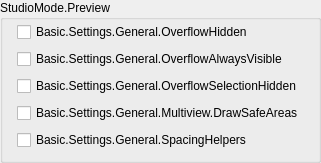
                 <widget class="QGroupBox" name="groupBox_18">
                  <property name="sizePolicy">
                   <sizepolicy hsizetype="Expanding" vsizetype="Preferred">
                    <horstretch>0</horstretch>
                    <verstretch>0</verstretch>
                   </sizepolicy>
                  </property>
                  <property name="title">
                   <string>StudioMode.Preview</string>
                  </property>
                  <!-- BEGIN Preferences: Preview contents -->
                  <layout class="QVBoxLayout" name="ldePreferences_Preview_VerticalLayout">
                   <property name="spacing">
                    <number>0</number>
                   </property>
                   <property name="leftMargin">
                    <number>14</number>
                   </property>
                   <property name="topMargin">
                    <number>2</number>
                   </property>
                   <property name="rightMargin">
                    <number>14</number>
                   </property>
                   <property name="bottomMargin">
                    <number>10</number>
                   </property>
                   <!-- overflowHide -->
                   <item>
                    <widget class="QCheckBox" name="overflowHide">
                     <property name="sizePolicy">
                      <sizepolicy hsizetype="Expanding" vsizetype="Fixed">
                       <horstretch>0</horstretch>
                       <verstretch>0</verstretch>
                      </sizepolicy>
                     </property>
                     <property name="text">
                      <string>Basic.Settings.General.OverflowHidden</string>
                     </property>
                    </widget>
                   </item>
                   <!-- ldePreferences_Preview_Spacer1 -->
                   <item>
                    <spacer name="ldePreferences_Preview_Spacer1">
                     <property name="orientation">
                      <enum>Qt::Vertical</enum>
                     </property>
                     <property name="sizeType">
                      <enum>QSizePolicy::Fixed</enum>
                     </property>
                     <property name="sizeHint" stdset="0">
                      <size>
                       <width>1</width>
                       <height>7</height>
                      </size>
                     </property>
                    </spacer>
                   </item>
                   <!-- overflowAlwaysVisible -->
                   <item>
                    <widget class="QCheckBox" name="overflowAlwaysVisible">
                     <property name="sizePolicy">
                      <sizepolicy hsizetype="Expanding" vsizetype="Fixed">
                       <horstretch>0</horstretch>
                       <verstretch>0</verstretch>
                      </sizepolicy>
                     </property>
                     <property name="text">
                      <string>Basic.Settings.General.OverflowAlwaysVisible</string>
                     </property>
                    </widget>
                   </item>
                   <!-- ldePreferences_Preview_Spacer2 -->
                   <item>
                    <spacer name="ldePreferences_Preview_Spacer2">
                     <property name="orientation">
                      <enum>Qt::Vertical</enum>
                     </property>
                     <property name="sizeType">
                      <enum>QSizePolicy::Fixed</enum>
                     </property>
                     <property name="sizeHint" stdset="0">
                      <size>
                       <width>1</width>
                       <height>7</height>
                      </size>
                     </property>
                    </spacer>
                   </item>
                   <!-- overflowSelectionHide -->
                   <item>
                    <widget class="QCheckBox" name="overflowSelectionHide">
                     <property name="sizePolicy">
                      <sizepolicy hsizetype="Expanding" vsizetype="Fixed">
                       <horstretch>0</horstretch>
                       <verstretch>0</verstretch>
                      </sizepolicy>
                     </property>
                     <property name="text">
                      <string>Basic.Settings.General.OverflowSelectionHidden</string>
                     </property>
                    </widget>
                   </item>
                   <!-- ldePreferences_Preview_Spacer3 -->
                   <item>
                    <spacer name="ldePreferences_Preview_Spacer3">
                     <property name="orientation">
                      <enum>Qt::Vertical</enum>
                     </property>
                     <property name="sizeType">
                      <enum>QSizePolicy::Fixed</enum>
                     </property>
                     <property name="sizeHint" stdset="0">
                      <size>
                       <width>1</width>
                       <height>7</height>
                      </size>
                     </property>
                    </spacer>
                   </item>
                   <!-- previewSafeAreas -->
                   <item>
                    <widget class="QCheckBox" name="previewSafeAreas">
                     <property name="sizePolicy">
                      <sizepolicy hsizetype="Expanding" vsizetype="Fixed">
                       <horstretch>0</horstretch>
                       <verstretch>0</verstretch>
                      </sizepolicy>
                     </property>
                     <property name="text">
                      <string>Basic.Settings.General.Multiview.DrawSafeAreas</string>
                     </property>
                    </widget>
                   </item>
                   <!-- ldePreferences_Preview_Spacer4 -->
                   <item>
                    <spacer name="ldePreferences_Preview_Spacer4">
                     <property name="orientation">
                      <enum>Qt::Vertical</enum>
                     </property>
                     <property name="sizeType">
                      <enum>QSizePolicy::Fixed</enum>
                     </property>
                     <property name="sizeHint" stdset="0">
                      <size>
                       <width>1</width>
                       <height>7</height>
                      </size>
                     </property>
                    </spacer>
                   </item>
                   <!-- previewSpacingHelpers -->
                   <item>
                    <widget class="QCheckBox" name="previewSpacingHelpers">
                     <property name="sizePolicy">
                      <sizepolicy hsizetype="Expanding" vsizetype="Fixed">
                       <horstretch>0</horstretch>
                       <verstretch>0</verstretch>
                      </sizepolicy>
                     </property>
                     <property name="text">
                      <string>Basic.Settings.General.SpacingHelpers</string>
                     </property>
                    </widget>
                   </item>
                  </layout>
                  <!-- END Preferences: Preview contents -->
                 </widget>
